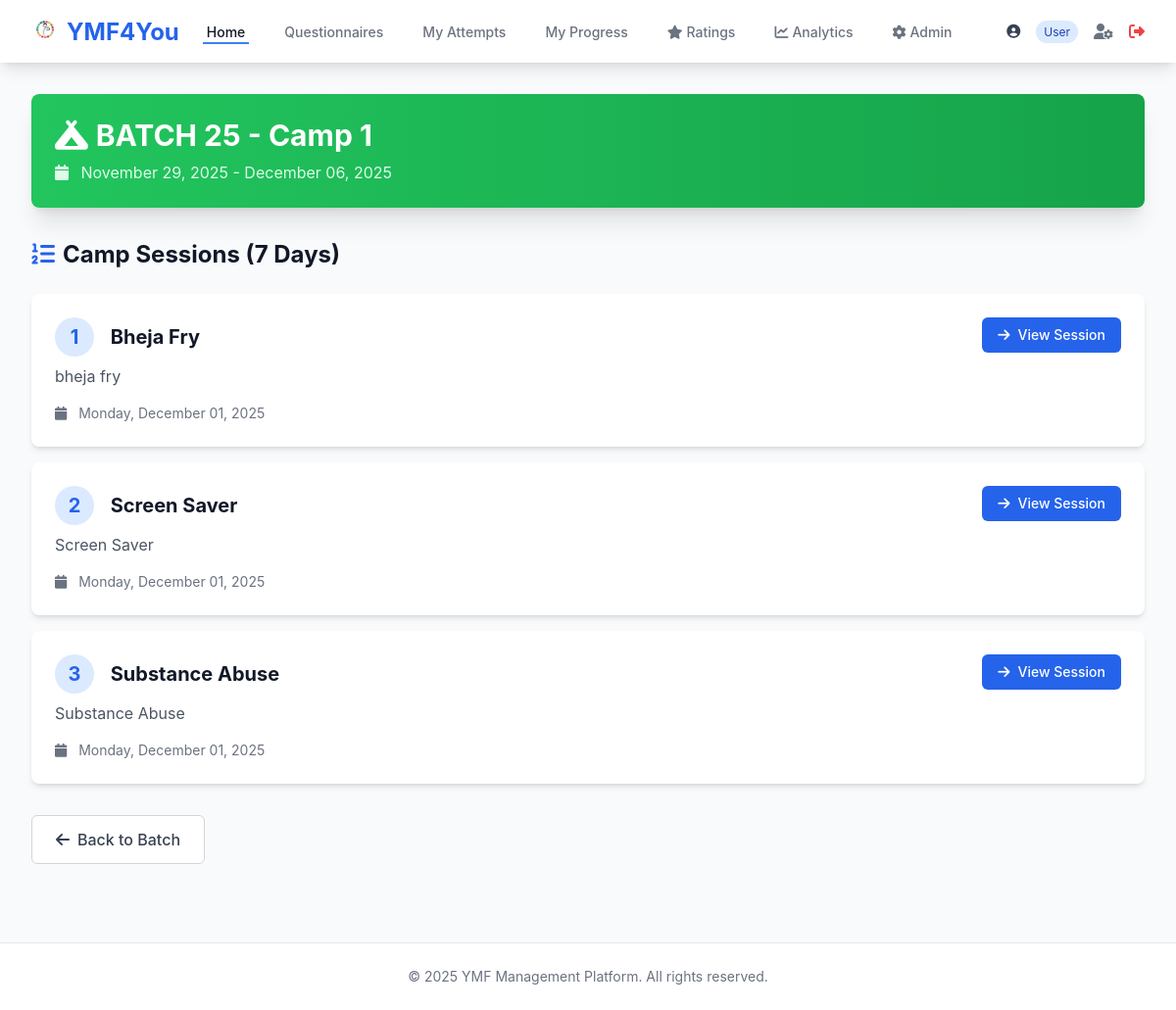
The page /camp/1/ (signed in) on the database its author committed.
### accounts/models.py (models this page shows, shortened)
class User(AbstractUser):
    ROLE_CHOICES = [
        ('USER', 'User'),
        ('VOLUNTEER', 'Volunteer'),
        ('ADMIN', 'Admin'),
    ]
    role = models.CharField(max_length=10, choices=ROLE_CHOICES, default='USER')
    first_name = models.CharField(max_length=150)
    last_name = models.CharField(max_length=150)
    email = models.EmailField(unique=True)
    phone = models.CharField(max_length=15, blank=True, null=True)
    profile_pic = models.ImageField(upload_to='profile_pics/', blank=True, null=True)
    created_at = models.DateTimeField(auto_now_add=True)
    updated_at = models.DateTimeField(auto_now=True)
    class Meta:
        ordering = ['-created_at']
    def is_admin_role(self):
        return self.role == 'ADMIN' or self.is_superuser
    def is_volunteer_role(self):
        return self.role == 'VOLUNTEER' or self.is_admin_role()

### core/models.py (models this page shows, shortened)
class Camp(models.Model):
    CAMP_CHOICES = [(1, 'Camp 1'), (2, 'Camp 2'), (3, 'Camp 3')]
    batch       = models.ForeignKey(Batch, on_delete=models.CASCADE, related_name='camps')
    camp_number = models.IntegerField(choices=CAMP_CHOICES)
    location    = models.ForeignKey(
        CampLocation, on_delete=models.SET_NULL, null=True, blank=True, related_name='camps'
    )
    start_date = models.DateField()
    end_date   = models.DateField()
    is_active  = models.BooleanField(default=False)
    class Meta:
        unique_together = ['batch', 'camp_number']
        ordering = ['batch', 'camp_number']
    def __str__(self):
        loc = f" @ {self.location.city}" if self.location else ""
        return f"{self.batch.name} - Camp {self.camp_number}{loc}"

class Batch(models.Model):
    name        = models.CharField(max_length=200, unique=True)
    description = models.TextField(blank=True)
    start_date  = models.DateField()
    end_date    = models.DateField(null=True, blank=True)
    is_active   = models.BooleanField(default=True)
    created_at  = models.DateTimeField(auto_now_add=True)
    created_by  = models.ForeignKey(settings.AUTH_USER_MODEL, on_delete=models.SET_NULL, null=True)
    class Meta:
        verbose_name_plural = 'Batches'
        ordering = ['-start_date']

class Session(models.Model):
    camp           = models.ForeignKey(Camp, on_delete=models.CASCADE, related_name='sessions')
    session_number = models.IntegerField()
    title          = models.CharField(max_length=300)
    description    = models.TextField(blank=True)
    session_date   = models.DateField()
    is_active      = models.BooleanField(default=False)
    class Meta:
        unique_together = ['camp', 'session_number']
        ordering = ['camp', 'session_number']

### core/views.py (the view)
# urls.py: path('camp/<int:camp_id>/', views.camp_detail, name='camp_detail'),
@login_required
def camp_detail(request, camp_id):
    camp     = get_object_or_404(Camp, id=camp_id)
    sessions = Session.objects.filter(camp=camp)
    return render(request, 'core/camp_detail.html', {'camp': camp, 'sessions': sessions})

### core/templates/core/camp_detail.html (shortened to what this page needs)
{% extends 'base.html' %}
{% block content %}
<div class="max-w-6xl mx-auto">
    <div class="bg-gradient-to-r from-green-500 to-green-600 rounded-lg shadow-xl p-6 mb-8 text-white">
        <h1 class="text-3xl font-bold mb-2">
            <i class="fas fa-campground mr-2"></i>{{ camp }}
        </h1>
        <p class="text-green-100">
            <i class="fas fa-calendar mr-2"></i>
            {{ camp.start_date|date:"F d, Y" }} - {{ camp.end_date|date:"F d, Y" }}
        </p>
    </div>
    <h2 class="text-2xl font-bold text-gray-900 mb-6">
        <i class="fas fa-list-ol text-blue-600 mr-2"></i>Camp Sessions (7 Days)
    </h2>
    <div class="grid grid-cols-1 gap-4">
        {% for session in sessions %}
        <div class="bg-white rounded-lg shadow-md overflow-hidden hover:shadow-lg transition-shadow">
            <div class="p-6">
                <div class="flex justify-between items-start">
                    <div class="flex-1">
                        <h3 class="text-xl font-bold text-gray-900 mb-2">
                            <span class="inline-flex items-center justify-center w-10 h-10 rounded-full bg-blue-100 text-blue-600 mr-3">
                                {{ session.session_number }}
                            </span>
                            {{ session.title }}
                        </h3>
                        <p class="text-gray-600 mb-4">{{ session.description }}</p>
                        <p class="text-sm text-gray-500">
                            <i class="fas fa-calendar mr-2"></i>
                            {{ session.session_date|date:"l, F d, Y" }}
                        </p>
                    </div>
                    <div class="ml-4">
                        <a href="{% url 'core:session_detail' session.id %}" class="inline-flex items-center px-4 py-2 bg-blue-600 hover:bg-blue-700 text-white text-sm font-medium rounded-md">
                            <i class="fas fa-arrow-right mr-2"></i>View Session
                        </a>
                    </div>
                </div>
            </div>
        </div>
        {% empty %}
        <div class="bg-yellow-50 border-l-4 border-yellow-400 p-4">
            <p class="text-yellow-700">No sessions have been created for this camp yet.</p>
        </div>
        {% endfor %}
    </div>
    <div class="mt-8">
        <a href="{% url 'core:batch_detail' camp.batch.id %}" class="inline-flex items-center px-6 py-3 border border-gray-300 text-base font-medium rounded-md text-gray-700 bg-white hover:bg-gray-50">
            <i class="fas fa-arrow-left mr-2"></i>Back to Batch
        </a>
    </div>
</div>
{% endblock %}

### templates/base.html (shortened to what this page needs)
{% load static %}
<!DOCTYPE html>
<html lang="en">
<head>
    <script src="https://cdn.tailwindcss.com"></script>
    <link rel="stylesheet" href="https://cdnjs.cloudflare.com/ajax/libs/font-awesome/6.4.0/css/all.min.css">
</head>
<body class="bg-gray-50 min-h-screen">
    {% if user.is_authenticated %}
    <nav class="bg-white shadow-lg">
        <div class="max-w-7xl mx-auto px-4 sm:px-6 lg:px-8">
            <div class="flex justify-between h-16">
                <div class="flex items-center">
                    <div class="flex-shrink-0">
                        <a href="{% url 'core:homepage' %}" class="text-2xl font-bold text-blue-600">
                            <img src="{% static 'images/logo.png' %}" alt="YMF" class="inline-block w-7 h-7 mr-2" style="vertical-align:-3px; object-fit:contain;">YMF4You
                        </a>
                    </div>
                    <div class="hidden md:ml-6 md:flex md:space-x-8">
                        <a href="{% url 'core:homepage' %}" class="border-blue-500 text-gray-900 inline-flex items-center px-1 pt-1 border-b-2 text-sm font-medium">
                            Home
                        </a>
                        <a href="{% url 'questionnaires:questionnaire_list' %}" class="border-transparent text-gray-500 hover:border-gray-300 hover:text-gray-700 inline-flex items-center px-1 pt-1 border-b-2 text-sm font-medium">
                            Questionnaires
                        </a>
                        <a href="{% url 'questionnaires:my_attempts' %}" class="border-transparent text-gray-500 hover:border-gray-300 hover:text-gray-700 inline-flex items-center px-1 pt-1 border-b-2 text-sm font-medium">
                            My Attempts
                        </a>
                        <a href="{% url 'core:my_progress' %}" class="border-transparent text-gray-500 hover:border-gray-300 hover:text-gray-700 inline-flex items-center px-1 pt-1 border-b-2 text-sm font-medium">
                            My Progress
                        </a>
                        {% if user.is_volunteer_role %}
                        <a href="{% url 'ratings:pending_ratings' %}" class="border-transparent text-gray-500 hover:border-gray-300 hover:text-gray-700 inline-flex items-center px-1 pt-1 border-b-2 text-sm font-medium">
                            <i class="fas fa-star mr-1"></i> Ratings
                        </a>
                        {% endif %}
                        {% if user.is_admin_role %}
                        <a href="{% url 'analytics:dashboard' %}" class="border-transparent text-gray-500 hover:border-gray-300 hover:text-gray-700 inline-flex items-center px-1 pt-1 border-b-2 text-sm font-medium">
                            <i class="fas fa-chart-line mr-1"></i> Analytics
                        </a>
                        <a href="/admin/" class="border-transparent text-gray-500 hover:border-gray-300 hover:text-gray-700 inline-flex items-center px-1 pt-1 border-b-2 text-sm font-medium">
                            <i class="fas fa-cog mr-1"></i> Admin
                        </a>
                        {% endif %}
                    </div>
                </div>
                <div class="hidden md:ml-6 md:flex md:items-center">
                    <div class="flex items-center space-x-4">
                        <span class="text-sm text-gray-700">
                            <i class="fas fa-user-circle mr-1"></i>
                            <span class="text-xs bg-blue-100 text-blue-800 px-2 py-1 rounded-full ml-2">{{ user.get_role_display }}</span>
                        </span>
                        <a href="{% url 'accounts:profile' %}" class="text-gray-500 hover:text-gray-700">
                            <i class="fas fa-user-cog"></i>
                        </a>
                        <a href="{% url 'accounts:logout' %}" class="text-red-500 hover:text-red-700">
                            <i class="fas fa-sign-out-alt"></i>
                        </a>
                    </div>
                </div>
            </div>
        </div>
    </nav>
    {% endif %}
    <main class="max-w-7xl mx-auto px-4 sm:px-6 lg:px-8 py-8">
        {% block content %}{% endblock %}
    </main>
    <footer class="bg-white border-t border-gray-200 mt-12">
        <div class="max-w-7xl mx-auto py-6 px-4 sm:px-6 lg:px-8">
            <p class="text-center text-gray-500 text-sm">
                &copy; 2025 YMF Management Platform. All rights reserved.
            </p>
        </div>
    </footer>
</body>
</html>

### templates/base.html (style rules this page uses)
body { font-family: 'Inter', -apple-system, BlinkMacSystemFont, 'Segoe UI', Roboto, sans-serif; }

### rows shown on the page
User: role "User"
Camp: location+batch+camp_number "BATCH 25 - Camp 1", start_date "November 29, 2025", end_date "December 06, 2025"
Session: session_number "1", title "Bheja Fry", description "bheja fry", session_date "Monday, December 01, 2025"
Session: session_number "2", title "Screen Saver", description "Screen Saver", session_date "Monday, December 01, 2025"
Session: session_number "3", title "Substance Abuse", description "Substance Abuse", session_date "Monday, December 01, 2025"
